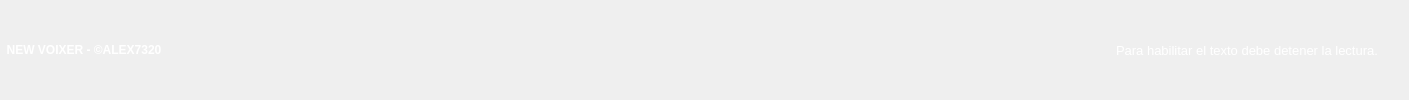
        <widget class="QFrame" name="frame_13">
         <property name="minimumSize">
          <size>
           <width>0</width>
           <height>24</height>
          </size>
         </property>
         <property name="styleSheet">
          <string notr="true">#frame_13{
	background-color: rgb(16, 30, 39);
}</string>
         </property>
         <property name="frameShape">
          <enum>QFrame::NoFrame</enum>
         </property>
         <property name="frameShadow">
          <enum>QFrame::Raised</enum>
         </property>
         <layout class="QHBoxLayout" name="horizontalLayout_3">
          <property name="leftMargin">
           <number>0</number>
          </property>
          <property name="topMargin">
           <number>0</number>
          </property>
          <property name="rightMargin">
           <number>0</number>
          </property>
          <property name="bottomMargin">
           <number>0</number>
          </property>
          <item>
           <widget class="QLabel" name="label_4">
            <property name="styleSheet">
             <string notr="true">font-family: &quot;Fashion Fetish&quot;;
font-weight: bold;
color: rgb(255, 255, 255);</string>
            </property>
            <property name="text">
             <string>  NEW VOIXER - ©ALEX7320</string>
            </property>
           </widget>
          </item>
          <item>
           <spacer name="horizontalSpacer_6">
            <property name="orientation">
             <enum>Qt::Horizontal</enum>
            </property>
            <property name="sizeHint" stdset="0">
             <size>
              <width>948</width>
              <height>6</height>
             </size>
            </property>
           </spacer>
          </item>
          <item>
           <widget class="QLabel" name="lb_sms_lectura">
            <property name="minimumSize">
             <size>
              <width>253</width>
              <height>0</height>
             </size>
            </property>
            <property name="maximumSize">
             <size>
              <width>16777215</width>
              <height>12</height>
             </size>
            </property>
            <property name="styleSheet">
             <string notr="true">color:white;
font-family: &quot;MADE Evolve Sans&quot;;
font-weight:Medium;
font-size:13px</string>
            </property>
            <property name="text">
             <string>Para habilitar el texto debe detener la lectura.</string>
            </property>
           </widget>
          </item>
          <item>
           <widget class="QLabel" name="lb_grip">
            <property name="sizePolicy">
             <sizepolicy hsizetype="Preferred" vsizetype="Ignored">
              <horstretch>0</horstretch>
              <verstretch>0</verstretch>
             </sizepolicy>
            </property>
            <property name="minimumSize">
             <size>
              <width>25</width>
              <height>0</height>
             </size>
            </property>
            <property name="maximumSize">
             <size>
              <width>25</width>
              <height>16777215</height>
             </size>
            </property>
            <property name="frameShape">
             <enum>QFrame::NoFrame</enum>
            </property>
            <property name="text">
             <string/>
            </property>
           </widget>
          </item>
         </layout>
        </widget>
